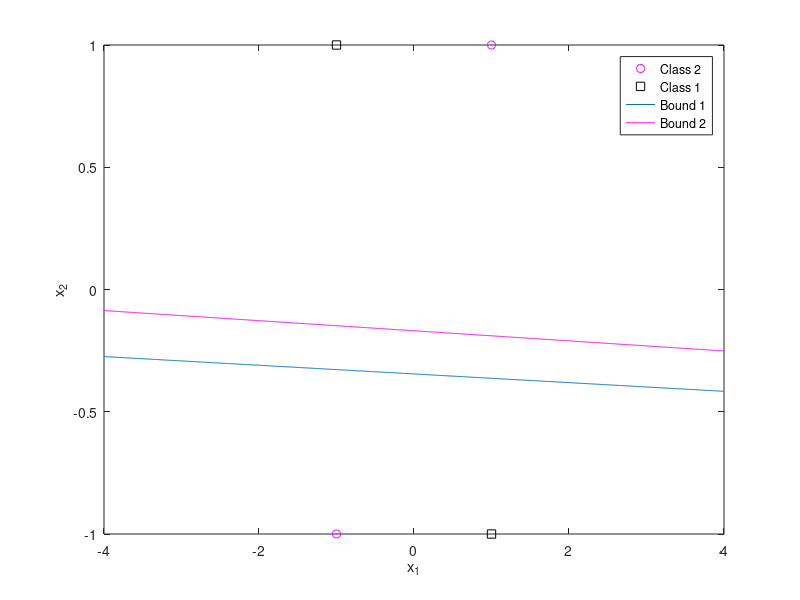
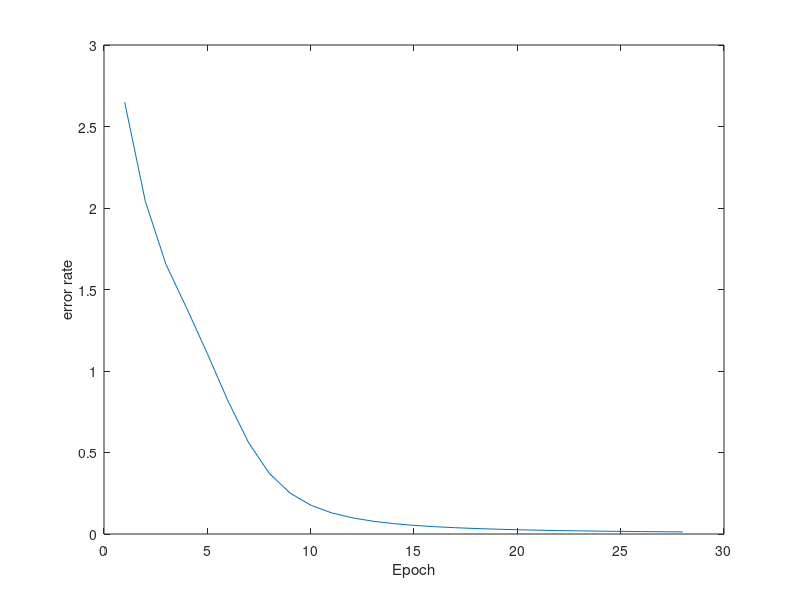

Here is the MATLAB script that generated these plots, in order:
%lab 3 part A
clear all
clc
%% setting up inputs
x1 = [ -1 1 -1 1 ]; x2 = [ -1 1 1 -1 ]; tk = [ -1 1 1 -1 ];

theta = 0.001;
eta = 0.1;
epoch = 0; cond=1; features=2;
w_ji = rand(2,3);
wk_j = rand(1,3);

mean_x1 = mean(x1);
std_x1 = std(x1);
Norm_x1 = (x1 - mean_x1)/std_x1;
mean_x2 = mean(x2);
std_x2 = std(x2);
Norm_x2 = (x2 - mean_x2)/std_x2;
X1 = Norm_x1;
X2 = Norm_x2;

%% feed forward and backprobagation
while (cond==1)
    
    epoch = epoch + 1; 
    m = 0;
    %initializing the delta values
    delta_w_ji = zeros(2,3); delta_wkj = zeros(1,3);
    
    for m = 1:length(X1)
          xinput = [ 1 X1(m) X2(m) ]; 
          
       netj = zeros(1,2);
       yj = zeros(1,2);
       
        for j = 1:features
           netj(j) = w_ji(j,:) * xinput';
           yj(j) = tanh(netj(j)); 
           y_deriv = sech(netj(j));
        end
        yj = [ 1 yj ];
        
        net_k = wk_j * yj';
     
        zk(m) = tanh(net_k);
        z_deriv = sech(net_k);
        delta_k = (tk(m) - zk(m)) * z_deriv;

        delta_j = zeros(1,2);
        for j = 1:features
            delta_j(j) = (1 - (tanh(netj(j))).^2) * delta_k * wk_j(j+1);
        end
        
        for i = 1:3
            for j = 1:features
                delta_w_ji(j,i) =  delta_w_ji(j,i) + eta * delta_j(j) * xinput(i)';
            end
        end
    
        for l = 1:3
            delta_wkj(l) =   delta_wkj(l) + eta * delta_k * yj(l)';
        end
        
    end

  
     w_ji = w_ji + delta_w_ji ;
     wk_j = wk_j + delta_wkj;
    
    
    Jp(epoch) = 0.5 * (((tk' - zk')') * (tk' - zk')); 
    
    if (epoch == 1)
        JP_total = Jp(epoch);
    else
        JP_total = Jp(epoch-1) - Jp(epoch);
    end
    
    JP_total = abs(JP_total);
    if JP_total<theta
       cond=0;
        break
    end
    
    
end

y_intersect1 = -w_ji(1,1)/w_ji(1,3); 
slope1 = -w_ji(1,2)/w_ji(1,3);x_axis = -4:0.01:4;
boundary1 = slope1 * x_axis + y_intersect1;

y_intecect2 = -w_ji(2,1)/w_ji(2,3);
sope2 = -w_ji(2,2)/w_ji(2,3);
boundary2 = y_intecect2 + sope2*x_axis;

y_intersept_k = -wk_j(1)/wk_j(3);
slope_k = -wk_j(2)/wk_j(3);
boundary_y = slope_k * x_axis + y_intersept_k;

% plotting the result
figure(1);
plot(x1(:,1:2),x2(:,1:2),'mo');
hold;
plot(x1(:,3:4),x2(:,3:4),'ks');
plot(x_axis, boundary1);
plot(x_axis, boundary2, 'm');
xlabel('x_1');
ylabel('x_2');
legend('Class 2', 'Class 1','Bound 1', 'Bound 2');



% learning curve
figure(2)
plot(Jp)
xlabel('Epoch'); ylabel('error rate');


%% calculating the accuracy
Accuracy = 0;
correctly_classified = 0;
for i=1:length(X1)
    if ( (zk(i)<0 && tk(i)==-1) || (zk(i)>0 && tk(i) == 1) );
        correctly_classified = correctly_classified + 1;
    end
end
                        
Accuracy= correctly_classified/length(X1)*100
epoch


